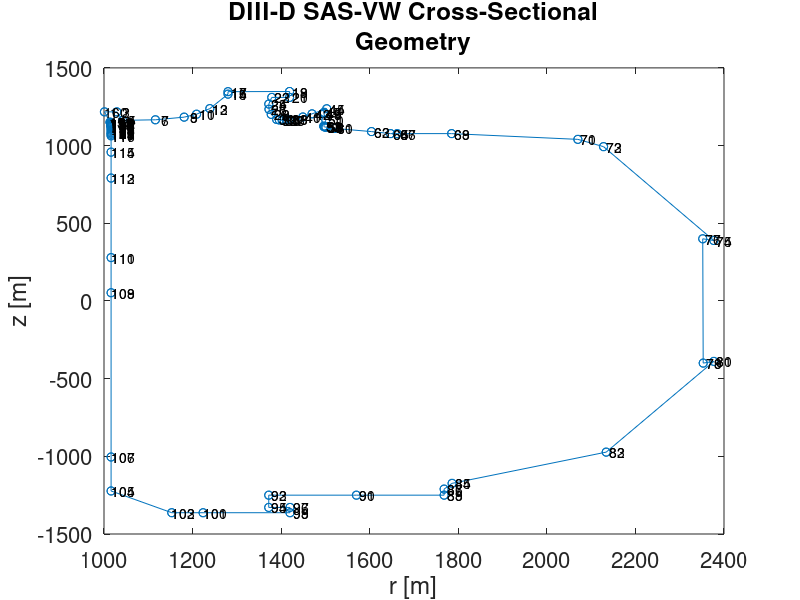

This chart was generated by the following MATLAB code:
close all
solps_geom = dlmread('solps_rz.txt')';

% SAVE ALL SAVED PLOTS FROM THIS SCRIPT TO '../../plots'

% order indices
indices = zeros(1,122/2);
i=0
for j = [1:122]
    if rem(j,2) ~= 0
        i=i+1;
        indices(i) = j;
    end
end
indices = [indices,122:160];

r = solps_geom(1,:)%,indices);
z = solps_geom(2,:)%,indices);
r1 = r(1:end-1);
r2 = r(2:end);
z1 = z(1:end-1);
z2 = z(2:end);

figure(1)
axis equal
plot(r,z)
hold on
scatter(r,z)
a = [1:length(r)]'; b = num2str(a); c = cellstr(b);
dx = 0.01; dy = 0.01; % displacement so the text does not overlay the data points
text(r+dx, z+dy, c);
title({'DIII-D SAS-VW Cross-Sectional','Geometry'})
xlabel('r [m]')
ylabel('z [m]')
set(gca,'fontsize',16)